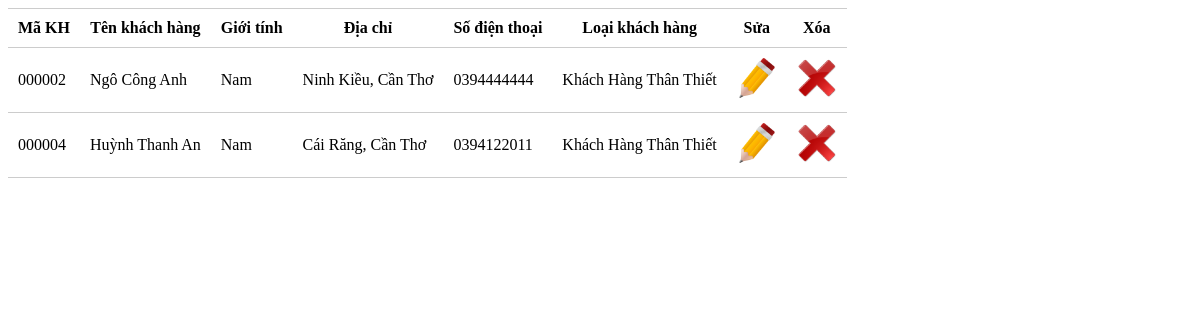
The app's page /loaikh.php?loaikh=Khách Hàng Thân Thiết with its own data.
### tables this page shows
CREATE TABLE `khachhang` (
  `makh` varchar(6) NOT NULL,
  `tenkh` varchar(32) NOT NULL,
  `gioitinh` varchar(3) NOT NULL,
  `diachi` varchar(100) NOT NULL,
  `sodienthoai` varchar(10) NOT NULL,
  `maloaikh` int(11) NOT NULL
);

CREATE TABLE `loaikh` (
  `maloaikh` int(11) NOT NULL,
  `loaikh` varchar(32) NOT NULL,
  `uudai` int(11) NOT NULL
);

### loaikh.php (the view, shortened to what this page needs)
<!DOCTYPE html>
<html lang="en">
<head>
</head>
<body>
    <div id="reload">
    <table >
        <tr>
            <th>Mã KH</th>
            <th>Tên khách hàng</th>
            <th>Giới tính</th>
            <th>Địa chỉ</th>
            <th>Số điện thoại</th>
            <th>Loại khách hàng</th>
            <th>Sửa</th>
            <th>Xóa</th>
        </tr>
        <?php
                $loaikh = $_GET['loaikh'];
                include 'connect.php';
                $sql = "SELECT makh, tenkh, gioitinh, diachi, sodienthoai, loaikh FROM khachhang, loaikh WHERE khachhang.maloaikh=loaikh.maloaikh and loaikh='$loaikh'";
                $result = $con->query($sql);
                if ($result->num_rows > 0){
                    while ($row = $result->fetch_assoc()){
                        echo "
                            <tr>
                                <td>".$row['makh']."</td>
                                <td>".$row['tenkh']."</td>
                                <td>".$row['gioitinh']."</td>
                                <td>".$row['diachi']."</td>
                                <td>".$row['sodienthoai']."</td>
                                <td>".$row['loaikh']."</td>
                                <td><a href='#'><img alt='".$row['makh']."' onclick='loadSuaKH(this.alt)' class='img' src='./img/edit.png'></a></td>
                                <td><a href='./action/action-xoakhachhang.php?makh=".$row['makh']."'><img class='img' src='./img/delete.png'></a></td>
                        ";
                    }
                }
            ?>
    </table>
    </div>
</body>
</html>

### loaikh.php (style rules this page uses)
table, th, td { border-top:1px solid #ccc; border-bottom:1px solid #ccc; }
table { border-collapse:collapse; }
td, th { padding: 10px; }
.img { height: 40px; width: 40px; }

### records on screen
khachhang: makh "000002", tenkh "Ngô Công Anh", gioitinh "Nam", diachi "Ninh Kiều, Cần Thơ", sodienthoai "0394444444", maloaikh.loaikh "Khách Hàng Thân Thiết"
khachhang: makh "000004", tenkh "Huỳnh Thanh An", gioitinh "Nam", diachi "Cái Răng, Cần Thơ", sodienthoai "0394122011", maloaikh.loaikh "Khách Hàng Thân Thiết"
